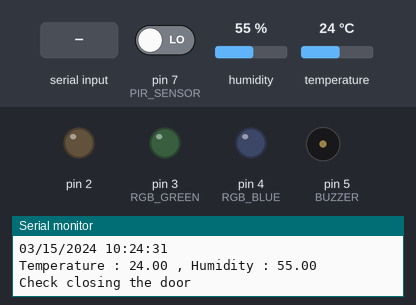
This sketch was run on a simulated Arduino Leonardo, built with avr-gcc and run on an emulated ATmega32U4. Parts: output pins drawn as LEDs (lit = HIGH), buzzer (waves = sounding, pin HIGH), the last lines printed to the serial monitor. The inputs (shaded band) are chosen by the test bench; at power-on: pin 7 (PIR_SENSOR) LOW, humidity 55 %, temperature 24 °C. The local clock reads 2024-03-15 10:24:30 at power-on unless the sketch sets it.

Above: at 1.2 s.
1.3 s: pin 7 (PIR_SENSOR) driven HIGH
At 3.3 s:
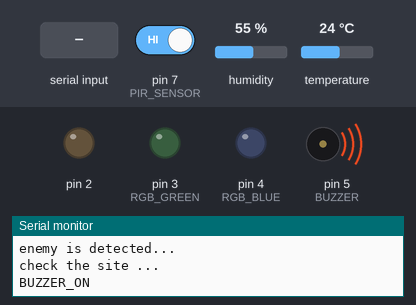
4.8 s: pin 7 (PIR_SENSOR) driven LOW
6.3 s: "buzzer_off" received over the second serial link
At 8.5 s:
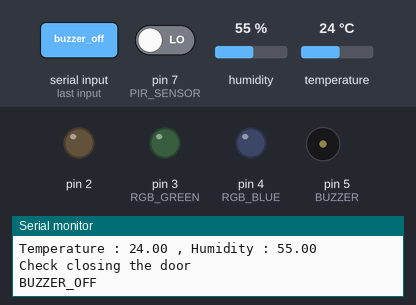
9.2 s: "buzzer_on" received over the second serial link
At 10.9 s:
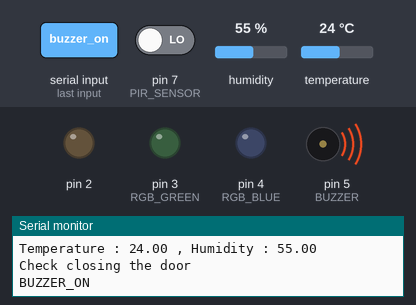
Timing chart, 0 to 12.4 s (numbered marks = the images above; inputs shaded):
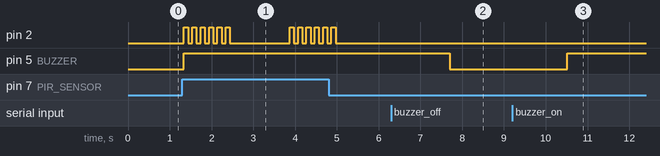

The sketch:

_____________.ino
```cpp
#include <ThreeWire.h>
#include <RtcDS1302.h>
#include "DHT.h"

//8핀이 CLK
//9핀이 DAT
//10핀이 RST
ThreeWire myWire(9,8,10); // DAT, CLK, RST

class DHT dht {DHT(A0, 11, 6)};

enum PINS
{
  RGB_RED = 2U,
  RGB_GREEN,
  RGB_BLUE,
  BUZZER,
  WATER_SENSOR,
  PIR_SENSOR,
};

//RTC 라이브러리 생성
RtcDS1302<ThreeWire> Rtc(myWire);

void setup ()
{
  Serial.begin(115200UL);
  //컴파일 시점의 날짜(__DATE__)와 시간(__TIME__)을 시리얼모니터에 표시
  Serial.print("compiled: ");
  Serial.print(__DATE__);
  Serial.println(__TIME__);
  Serial1.begin(9600UL);
  pinMode(PIR_SENSOR, INPUT);
  pinMode(BUZZER, OUTPUT);
  pinMode(RGB_RED, OUTPUT);
  pinMode(RGB_GREEN, OUTPUT);
  pinMode(RGB_BLUE, OUTPUT);
  pinMode(WATER_SENSOR, OUTPUT);
  dht.begin();
  //RTC 모듈 라이브러리 시작
  Rtc.Begin();

  //RTCDateTime 클래스 생성(컴파일된 시간으로 설정)
  RtcDateTime compiled = RtcDateTime(__DATE__, __TIME__);
  printDateTime(compiled);
  Serial.println();

  //RTC모듈에 쓰기 금지 모드인지 확인
  if (Rtc.GetIsWriteProtected())
  {
    Serial.println("RTC was write protected, enabling writing now");
    //쓰기 금지 모드이면 해제
    Rtc.SetIsWriteProtected(false);
  }

  //RTC 모듈이 동작중이 아니라면
  if (!Rtc.GetIsRunning())
  {
    Serial.println("RTC was not actively running, starting now");
    // 시작해라!!!
    Rtc.SetIsRunning(true);
  }

  // RTC 모듈의 현재 시간 얻기
  RtcDateTime now = Rtc.GetDateTime();

  //RTC 모듈하고 위에 만든 RTC클래스(컴파일된 시간을 가지고 있는)와 비교해서
  //RTC 시간이 더 늦다면..
  if (now < compiled)
  {
    //RTC가 컴파일 시간보다 느려!(시간을 갱신한다.)
    Serial.println("RTC is older than compile time!  (Updating DateTime)");
    //컴파일 시간을 RTC 모듈에 적용
    Rtc.SetDateTime(compiled);
  }
  //RTC 모듈이 컴파일한 시간보다 빠르다면
  else if (now > compiled)
  {
    //RTC가 캄파일 시간보다 더 새것이다(그치 이래야지!!!)
    Serial.println("RTC is newer than compile time. (this is expected)");
  }
  //RTC와 컴파일한 시간이 같다면.
  else if (now == compiled)
  {
    //RTC와 컴파일 시간이 같다. (그..그럴이가... 뭐 그래도 오케!)
    Serial.println("RTC is the same as compile time! (not expected but all is fine)");
  }
}

void loop ()
{
  float temperature = dht.readTemperature();
  float humidity = dht.readHumidity();
  String command {Serial1.readString()};
  //RTC 모듈의 현재 시간 얻기
  RtcDateTime now = Rtc.GetDateTime();

  //시리얼 모니터에 출력
  printDateTime(now);
  //줄 바꿈.
  Serial.println();
  if(temperature < 26)
  {
    Serial1.print(F("온도 : "));
    Serial1.print(temperature);
    Serial1.print(" , ");
    Serial1.print(F("습도 : "));
    Serial1.println(humidity);
    Serial1.println(F("Check closing the door"));
    Serial.print(F("Temperature : "));
    Serial.print(temperature);
    Serial.print(" , ");
    Serial.print(F("Humidity : "));
    Serial.println(humidity);
    Serial.println(F("Check closing the door"));
    delay(300UL);
    if(digitalRead(PIR_SENSOR))
    {
      Serial.println(F("enemy is detected..."));
      Serial.println(F("check the site ..."));
      Serial1.println(F("enemy is detected..."));
      Serial1.println(F("check the site ..."));
      Serial.println(F("BUZZER_ON"));
      Serial1.println(F("BUZZER_ON"));
      digitalWrite(BUZZER, HIGH);
      digitalWrite(RGB_RED,HIGH);
      delay(100UL);
      digitalWrite(RGB_RED,LOW);
      delay(100UL);
      digitalWrite(RGB_RED,HIGH);
      delay(100UL);
      digitalWrite(RGB_RED,LOW);
      delay(100UL);
      digitalWrite(RGB_RED,HIGH);
      delay(100UL);
      digitalWrite(RGB_RED,LOW);
      delay(100UL);
      digitalWrite(RGB_RED,HIGH);
      delay(100UL);
      digitalWrite(RGB_RED,LOW);
      delay(100UL);
      digitalWrite(RGB_RED,HIGH);
      delay(100UL);
      digitalWrite(RGB_RED,LOW);
      delay(100UL);
      digitalWrite(RGB_RED,HIGH);
      delay(100UL);
      digitalWrite(RGB_RED,LOW);
      delay(100UL);
    }
    else if (command == "buzzer_on")
    {
      digitalWrite(BUZZER, HIGH);
      Serial.println(F("BUZZER_ON"));
      Serial1.println(F("BUZZER_ON"));
    }
    else if (command == "buzzer_off")
    {
      digitalWrite(BUZZER, LOW);
      Serial.println(F("BUZZER_OFF"));
      Serial1.println(F("BUZZER_OFF"));
    }
  }
  else
  {
    Serial1.print(F("온도 : "));
    Serial1.print(temperature);
    Serial1.print(" , ");
    Serial1.print(F("습도 : "));
    Serial1.println(humidity);
    Serial.print(F("Temperature : "));
    Serial.print(temperature);
    Serial.print(" , ");
    Serial.print(F("Humidity : "));
    Serial.println(humidity);
    delay(300UL);
    if(digitalRead(PIR_SENSOR))
    {
      Serial.println(F("enemy is detected..."));
      Serial.println(F("check the site ..."));
      Serial1.println(F("enemy is detected..."));
      Serial1.println(F("check the site ..."));
      Serial.println(F("BUZZER_ON"));
      Serial1.println(F("BUZZER_ON"));
      digitalWrite(BUZZER, HIGH);
      digitalWrite(RGB_RED,HIGH);
      delay(100UL);
      digitalWrite(RGB_RED,LOW);
      delay(100UL);
      digitalWrite(RGB_RED,HIGH);
      delay(100UL);
      digitalWrite(RGB_RED,LOW);
      delay(100UL);
      digitalWrite(RGB_RED,HIGH);
      delay(100UL);
      digitalWrite(RGB_RED,LOW);
      delay(100UL);
      digitalWrite(RGB_RED,HIGH);
      delay(100UL);
      digitalWrite(RGB_RED,LOW);
      delay(100UL);
      digitalWrite(RGB_RED,HIGH);
      delay(100UL);
      digitalWrite(RGB_RED,LOW);
      delay(100UL);
      digitalWrite(RGB_RED,HIGH);
      delay(100UL);
      digitalWrite(RGB_RED,LOW);
      delay(100UL);
    }
    else if (command == "buzzer_on")
    {
      digitalWrite(BUZZER, HIGH);
      Serial.println(F("BUZZER_ON"));
      Serial1.println(F("BUZZER_ON"));
    }
    else if (command == "buzzer_off")
    {
      digitalWrite(BUZZER, LOW);
      Serial.println(F("BUZZER_OFF"));
      Serial1.println(F("BUZZER_OFF"));
    }
  }
}

#define countof(a) (sizeof(a) / sizeof(a[0]))

//시리얼 모니터에 날짜 시간 표시하는 함수
void printDateTime(const RtcDateTime& dt)
{
  char datestring[20];

  snprintf_P(datestring,
            countof(datestring),
            PSTR("%02u/%02u/%04u %02u:%02u:%02u"),
            dt.Month(),
            dt.Day(),
            dt.Year(),
            dt.Hour(),
            dt.Minute(),
            dt.Second() );
  Serial.print(datestring);
}
```

Measured:
- after the input at 1.3 s, pin 2: goes 5 × (HIGH 0.10 s, LOW 0.10 s), HIGH 0.10 s, LOW 1.4 s, 4 × (HIGH 0.10 s, LOW 0.10 s), HIGH 0.10 s, then LOW, starting at once; pin 5 (BUZZER): LOW → HIGH at once
- after the input at 6.3 s, pin 5 (BUZZER): HIGH → LOW after 1.4 s
- after the input at 9.2 s, pin 5 (BUZZER): LOW → HIGH after 1.3 s
